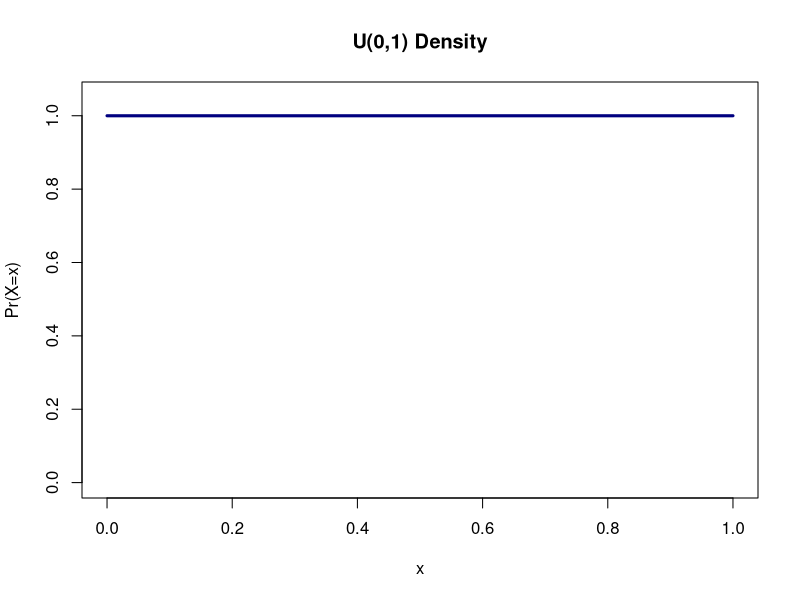
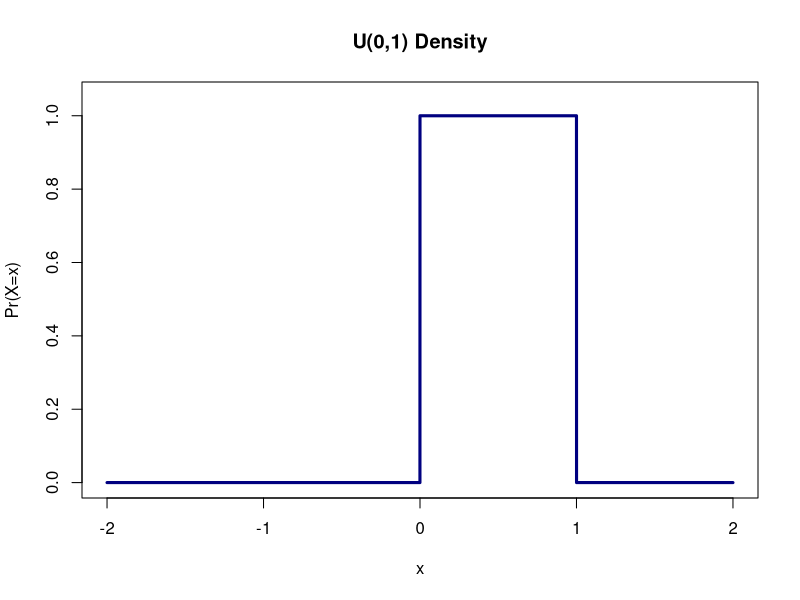
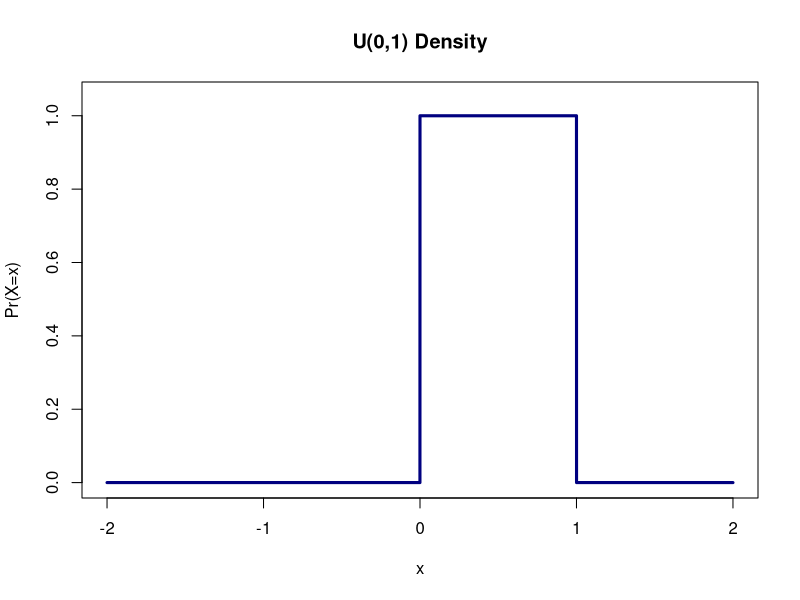
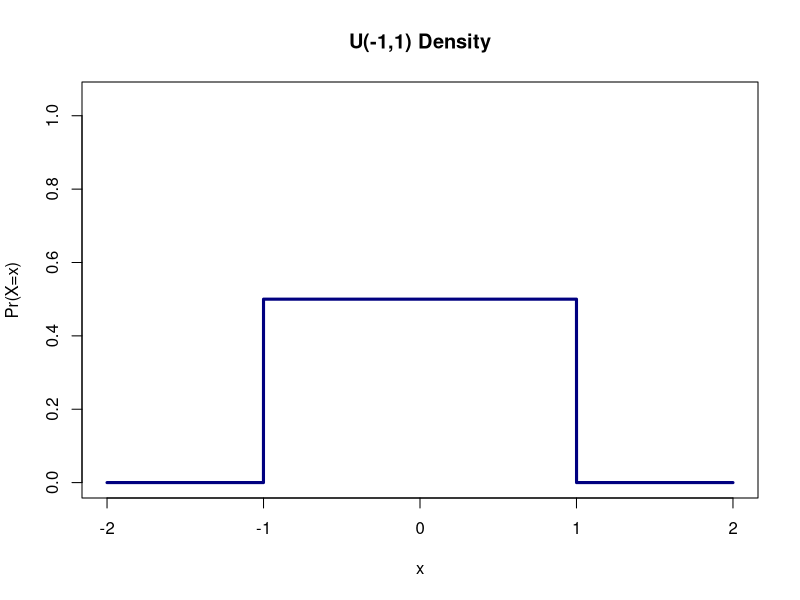
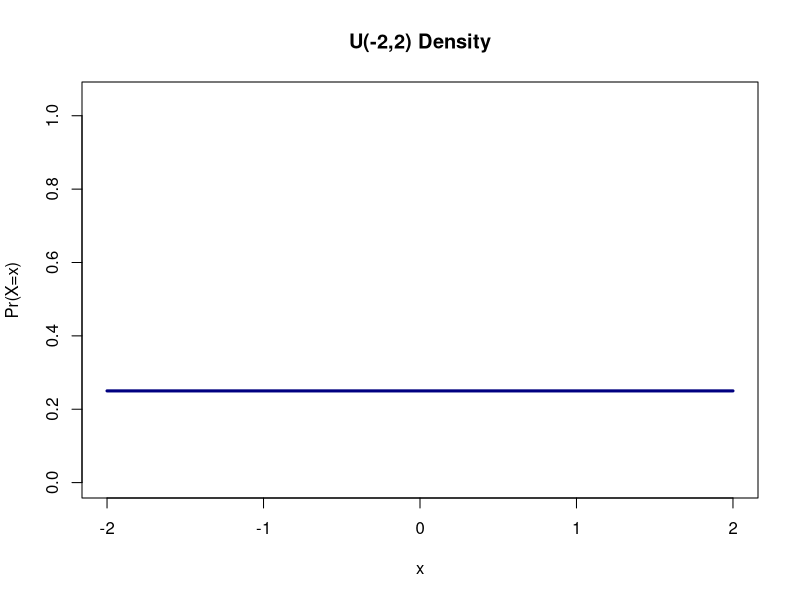
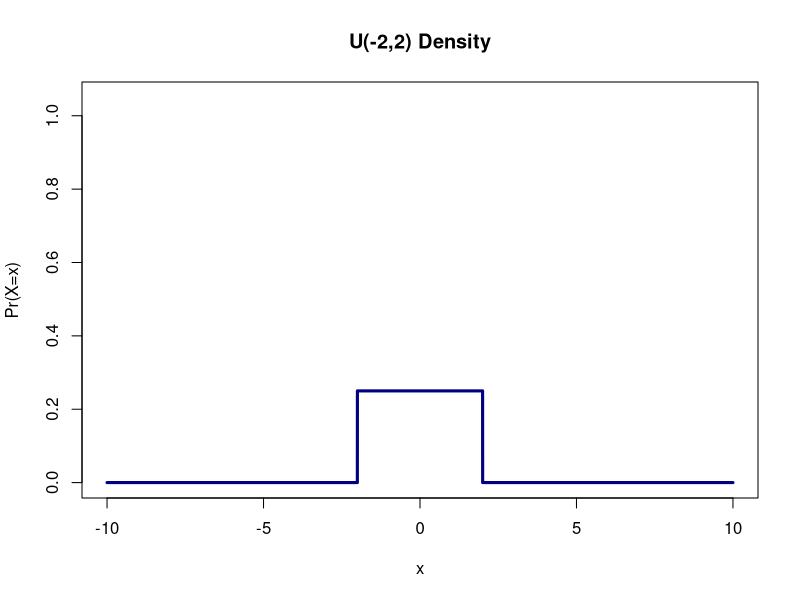
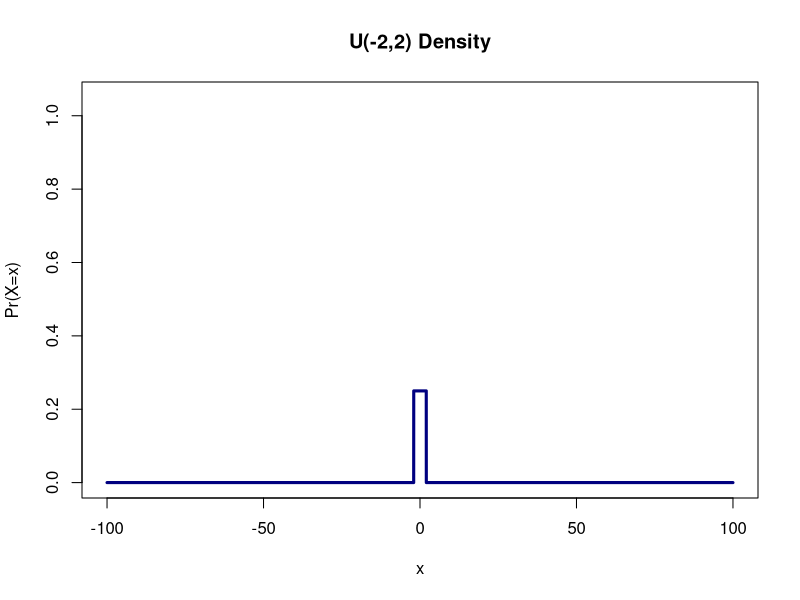
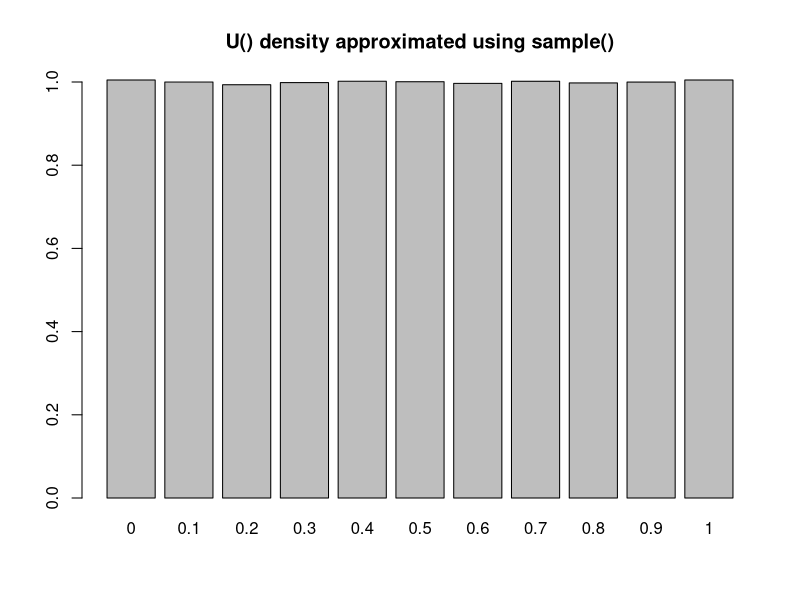

Recreate these plots in R, in order. (Note: this script raises an error after producing the figures.)
## R_Demo_Simulation_Learning_Probability_Continuous_Distributions.R
##########################################################################
## INSTRUCTOR: Christopher Fariss
## COURSE NAME: Programming and Simulation Methods for Computational Social Science (1T, 2W)
## University of Essex Summer School 2025
##
## Date: 2025-07-08
##
## Please e-mail me if you find any errors or have and suggestions
## e-mail: cjf0006@gmail.com
## e-mail: cjfariss@umich.edu
##########################################################################
## Introduction to tutorial:
##
## For this R tutorial, we will learn about:
##
## (1) Discrete probability distributions for discrete events (e.g., a coin flip; rolling a 6-sided dice).
## (2) Continuous probability distributions (e.g., SAT, GRE or LSAT scores; human weight at birth; distance from the center of the board for the beanbag toss or cornhole game)
##
## Note: This lesson contains information you will use in a program challenge this week: select one continuous and/or one discrete probability distribution from below (not including Uniform, Normal, Bernoulli, or Binomial) and describe it in detail with ## comments and R code. See the examples for Uniform, Normal, Bernoulli, or Binomial distributions below. If you select 2 distributions, make sure one is continuous and the other is discrete.
##
##########################################################################

## Recall: probability mass or probability density: this is just how much probability does each event/outcome have and it all needs to sum to 1 to be a probability measure (see the less from last week)

## What is density? Density is the relative probability of sampling an event at a specific point along the range of possible values defined by the function.

##########################################################################
## continuous probability distributions usually called density functions
##########################################################################
##
## uniform distribution
##
## The uniform distribution is a continuous distribution
##
## The sample space S for the uniform distribution, is defined so that the density for any value is the same or uniform over the range of possible values that any one element can take. Instead of directly estimating probabilities as we did above, we will instead estimate density.
##
## What is density? Density is the relative probability of sampling an event a specific point along the range of possible values defined by the function.
##
## In other words, the uniform distribution with range a to b, denoted U (a, b), has a constant probability density of 1/(b-a) for a <= y <= b and zero probability elsewhere. The standard uniform is defined so that a=0 and b=1: U(0,1),
##
## range a <= y <= b
## distribution function: 1/(b - a)
## parameters: a and b
## R function names:
## dunif
## punif
## qunif
## runif
##
## parameters:
## formula for the mean: (a + b)/2
## formula for the variance: ((b - a)^2)/12
##
## let's define our own uniform function
uniform_function <- function(x,a,b){
  ifelse(x>=a & x<=b, 1/(b - a), 0)
}

## call our user defined function
uniform_function(1,0,1)
uniform_function(1,a=0,b=2)
uniform_function(1,-1,1)
uniform_function(1,-10,10)

uniform_function(-8,0,1)
uniform_function(-8,0,2)
uniform_function(-8,-1,1)
uniform_function(-8,-10,10)

## use R's based function for a uniform distribution
dunif(1,0,1)
dunif(1,0,2)
dunif(1,-1,1)
dunif(1,-10,10)

dunif(-8,0,1)
dunif(-8,0,2)
dunif(-8,-1,1)
dunif(-8,-10,10)

## we can use the p or probability version of the uniform function built into R to answer to the following question:
## What is the probability of observing a value between 0 and 0.5 for a uniform random variable that spans the range 0 to 1?
punif(0.5,0,1)

punif(0.25,0,1)

## What is the probability of observing a value between 0.25 and 0.5 for a uniform random variable that spans the range 0 to 1?
punif(0.5,0,1) - punif(0.25,0,1)

## Graph the Uniform density function using the curve() function
curve(expr=dunif, ylab="Pr(X=x)", type="l", xlim=c(0,1), ylim=c(0,1.05), lwd=3, col="navy", main="U(0,1) Density")

curve(expr=dunif, n=10001, from=-2,to=2, ylab="Pr(X=x)", type="l", xlim=c(-2,2), ylim=c(0,1.05), lwd=3, col="navy", main="U(0,1) Density")

curve(expr=dunif(x, min = 0, max = 1), n=10001, from=-2,to=2, ylab="Pr(X=x)", type="l", xlim=c(-2,2), ylim=c(0,1.05), lwd=3, col="navy", main="U(0,1) Density")

curve(expr=dunif(x, min = -1, max = 1), n=10001, from=-2,to=2, ylab="Pr(X=x)", type="l", xlim=c(-2,2), ylim=c(0,1.05), lwd=3, col="navy", main="U(-1,1) Density")

curve(expr=dunif(x, min = -2, max = 2), n=10001, from=-2,to=2, ylab="Pr(X=x)", type="l", xlim=c(-2,2), ylim=c(0,1.05), lwd=3, col="navy", main="U(-2,2) Density")

curve(expr=dunif(x, min = -2, max = 2), n=10001, from=-10,to=10, ylab="Pr(X=x)", type="l", xlim=c(-10,10), ylim=c(0,1.05), lwd=3, col="navy", main="U(-2,2) Density")

curve(expr=dunif(x, min = -2, max = 2), n=10001, from=-100,to=100, ylab="Pr(X=x)", type="l", xlim=c(-100,100), ylim=c(0,1.05), lwd=3, col="navy", main="U(-2,2) Density")


## how many of the draws are very close to the middle of the uniform distribution? (hint: what is the proportion)
sim_n <- 10000
random_draws <- runif(sim_n,0,1)
summary(random_draws)

## as a reminder 
length(unique(c(1,2,2)))

length(unique(random_draws))

table(random_draws>=0 & random_draws<=.25)

table(random_draws>=0 & random_draws<=.25)/sim_n

table(random_draws>=0 & random_draws<=.5)/sim_n

table(random_draws>=.4 & random_draws<=.5)/sim_n

table(random_draws>=0 & random_draws<=1)/sim_n

## we can calculate the above with the p-type function in R
## the p-type function for a density function tells us the density or probability of a function at a given value along the x-axis
## the p-type function turns density into probability by calculating the area under the curve at particular points along the real-number-line
punif(.25)

punif(.25) - punif(0)

punif(.5) - punif(0)

punif(1) - punif(0)

punif(1) - punif(-1)

punif(.5) - punif(.4)


## simulation using sample()

## set parameters
a <- 0
b <- 1

## let's approximate the normal distribution with a sample() function
x <- seq(from=a, to=b, by=.1)
x


## calculate the density using the normal distribution function dnorm() which is built into R
x_dunif <- dunif(x, min=a, max=b)
x_dunif

## simulate draws from a normal distribution
sim_size <- 1000000
x_samples <- sample(x, size=sim_size, replace=TRUE, prob=x_dunif)
w <- length(unique(x_samples)) * (1/(b-a))
w
x_dunif_estimate <- table(x_samples)/(sim_size / w) ## modify by the length() of the unique values in the x sequence
x_dunif_estimate
barplot(x_dunif_estimate, main="U() density approximated using sample()", ylim=c(0,1))
MASS::truehist(x_samples, main="U() density using sample()")

## simulate draws from the uniform distribution using runif()
x_samples <- runif(sim_size, min=a, max=b)
MASS::truehist(x_samples, main="U() density using runif()")
## more optional bonus problems



##########################################################################
##
## normal distribution
##
## The normal distribution is a continuous distribution
##
## The sample space S for the normal distribution, is defined so that the density for any value along the real number line from negative infinity to positive infinity. Instead of directly estimating probabilities as we did above, as with the uniform distribution we will instead estimate density.
##
## What is density? Density is the relative probability of sampling an event at a specific point along the range of possible values defined by the function.
##
## Unlike the uniform distribution the density value for a normal distribution varies (is not uniform) for different values along the real number line.
##
##
## range:
## distribution function: 1/(sigma*sqrt(2*pi)) * exp(-(y - mu)^2/2*sigma^2)
## parameters: the mean mu and the standard deviation sigma (or the variance sigma^2)
## R function names:
## dnorm
## pnorm
## qnorm
## rnorm
##
## parameters:
## formula for the mean: mu
## formula for the variance: sigma^2
##
## let's define our own uniform function
normal_density <- function(y, mu, sigma){
  1/(sigma*sqrt(2*pi)) * exp(-(y - mu)^2/2*sigma^2)
}

## call the user defined normal density function
normal_density(y=0, mu=0, sigma=1) ## standard normal density mu=0, sd=1
normal_density(y=0, mu=1, sigma=1)
normal_density(y=-1, mu=1, sigma=1)
normal_density(y=1, mu=1, sigma=1)
normal_density(y=1.5, mu=1, sigma=1)

## use R's based function for a normal distribution
dnorm(0, mean=0, sd=1)
dnorm(0, mean=1, sd=1)
dnorm(-1, mean=1, sd=1)
dnorm(1, mean=1, sd=1)
dnorm(1.5, mean=1, sd=1)




## Remember that for a normal distribution the probability of observing a specific event or value of a variable
## changes depending on where along the real number line the value resides.

## we can use the p or probability version of the normal function built into R to answer to the following question:

## What is the probability of observing a value between negative infinity and 0 for a normally distributed random variable with mean=0 and standard deviation=1 ?
pnorm(0, mean=0, sd=1)

pnorm(1, mean=0, sd=1)


## What is the probability of observing a value between -1 and 0 for a normally distributed random variable with mean=0 and standard deviation=1 ?
pnorm(0,0,1) - pnorm(-1,0,1)


pnorm(1,0,1) - pnorm(-1,0,1)

pnorm(2,0,1) - pnorm(-2,0,1)

pnorm(1.96,0,1) - pnorm(-1.96,0,1)


## Graph the Normal density function using the curve() function
curve(expr=dnorm, ylab="Pr(X=x)", type="l", xlim=c(-4,4), ylim=c(0,1), lwd=3, col="navy", main="N(0,1) Density")

curve(expr=dnorm, ylab="Pr(X=x)", type="l", xlim=c(-8,8), ylim=c(0,1), lwd=3, col="navy", main="N(0,1) Density")

curve(expr=dnorm(x, mean=0, sd=2), ylab="Pr(X=x)", type="l", xlim=c(-4,4), ylim=c(0,1.05), lwd=3, col="navy", main="N(0,2^2) Density")

curve(expr=dnorm(x, mean=0, sd=2), ylab="Pr(X=x)", type="l", xlim=c(-8,8), ylim=c(0,1.05), lwd=3, col="navy", main="N(0,2^2) Density")

curve(expr=dnorm(x, mean=0, sd=1/2), ylab="Pr(X=x)", type="l", xlim=c(-4,4), ylim=c(0,1.05), lwd=3, col="navy", main="N(0,.5^2) Density")

curve(expr=dnorm(x, mean=0, sd=1/2), ylab="Pr(X=x)", type="l", xlim=c(-8,8), ylim=c(0,1.05), lwd=3, col="navy", main="N(0,.5^2) Density")


## graph some randomly generated numbers

par(mfrow=c(2,2))

random_draws <- rnorm(10)
random_draws
truehist(random_draws)
curve(expr=dnorm, xlim=c(-3,3), col="darkorange", add=TRUE, lwd=2)

random_draws <- rnorm(100)
truehist(random_draws)
curve(expr=dnorm, xlim=c(-3,3), col="darkorange", add=TRUE, lwd=2)

random_draws <- rnorm(1000)
truehist(random_draws)
curve(expr=dnorm, xlim=c(-3,3), col="darkorange", add=TRUE, lwd=2)

random_draws <- rnorm(10000)
truehist(random_draws)
curve(expr=dnorm, xlim=c(-3,3), col="darkorange", add=TRUE, lwd=2)

## how many of the draws are very close to the middle of the uniform distribution?
## (hint: what is the proportion)
sim_n <- 100000
random_draws <- rnorm(sim_n)

table(random_draws>-1 & random_draws<1)/sim_n

table(random_draws>-1.96 & random_draws<1.96)/sim_n

table(random_draws>-2 & random_draws<2)/sim_n

table(random_draws>-3 & random_draws<3)/sim_n

## we can calculate the above with a p-type function in R
## the p-type function for a density function tells us the density or probability of a function at a given value along the x-axis
pnorm(1) - pnorm(-1)

pnorm(1.96) - pnorm(-1.96)

pnorm(2) - pnorm(-2)

pnorm(3) - pnorm(-3)




## let's graph this to see what is happening
## load packages
pkgs <- c("MASS")
invisible(sapply(pkgs, require, character.only = TRUE))

## create sequence of real numbers, these are a set of possible values that are estimate of the mean can take
x <- seq(-3,3,.1)
x
length(x)

## set mean and variance parameters
mu <- 0
sigma <- 1
sigma_pow2 <- sigma^2

## calculate the density using the normal distribution function
## density is a probability measure
x_density <- 1/(sigma*sqrt(2*pi)) * exp(-(x - mu)^2/2*sigma^2)

## calculate the density using the normal distribution function dnorm() which is built into R
x_dnorm <- dnorm(x, mean=mu, sd=sigma)

## plot the two estimated densities to verify that they are the same
par(mfrow=c(1,1))
plot(x_density, x_dnorm)

## plot the x_density variable along each value of x defined in the sequence above:
plot(x,x_density, xlab="random variable", ylab="density")

sum(x_density)/sum(x_density)  ## this should approach as we add more values to the sequence 1 either by decreasing the interval between values in the sequence or by increasing the total range of the sequence
sum(x_density[x<=0])/sum(x_density)
sum(x_density[x<=0 & x>=-1])/sum(x_density)

pnorm(0,0,1)
pnorm(0,0,1) - pnorm(-1,0,1)


## fill in the sequence more so that the values converge on the true values from the pnorm functions
x <- seq(-6,6,.001)
x_density <- 1/(sigma*sqrt(2*pi)) * exp(-(x - mu)^2/2*sigma^2)
sum(x_density)/sum(x_density)
sum(x_density[x<=0])/sum(x_density)
sum(x_density[x<=0 & x>=-1])/sum(x_density)

sum(x_density[x<=1 & x>=-1])/sum(x_density)
sum(x_density[x<=.1 & x>=-0.1])/sum(x_density)
sum(x_density[x<=.01 & x>=-0.01])/sum(x_density)
sum(x_density[x<=.001 & x>=-0.001])/sum(x_density)
sum(x_density[x<=.0001 & x>=-0.0001])/sum(x_density)


## simulation using sample()
## let's approximate the normal distribution with a sample() function
x <- -6:6
x

## set mean and variance parameters
mu <- 0
sigma <- 1
sigma_pow2 <- sigma^2

## calculate the density using the normal distribution function dnorm() which is built into R
x_dnorm <- dnorm(x, mean=mu, sd=sigma) ## N(0,1)
x_dnorm


## simulate draws from a normal distribution
sim_size <- 10000

## approximate normal distribution using sample() function
x_samples <- sample(x, size=sim_size, replace=TRUE, prob=x_dnorm)
table(x_samples)
prob_weigth <- sim_size/sum(x_dnorm) ## calculate a weight so that the densities integrate to 1
x_dnorm_estimate <- table(x_samples)/prob_weigth ## modify with the weight
x_dnorm_estimate[names(x_dnorm_estimate)=='0'] ## approximate density when x is the mean for N(0,1)

dnorm(0)

barplot(x_dnorm_estimate, main="N() density approximated using sample()")
truehist(x_samples, main="N() density approximated using sample()")

##################################################
## sample function approximation
##################################################
## update the sequence so it is more fine grained (more values to draw)
x <- seq(from=-6, to=6, by=.5)
x

## set mean and variance parameters
mu <- 0
sigma <- 1
sigma_pow2 <- sigma^2

x_dnorm <- dnorm(x, mean=mu, sd=sigma)
x_dnorm
sim_size <- 10000

cbind(x, x_dnorm)


## approximate normal distribution using sample() function
x_samples <- sample(x, size=sim_size, replace=TRUE, prob=x_dnorm)
prob_weigth <- sim_size/sum(x_dnorm) ## calculate a weight so that the densities integrate to 1
x_dnorm_estimate <- table(x_samples)/prob_weigth ## modify with the weight
x_dnorm_estimate[names(x_dnorm_estimate)=='0'] ## approximate density when x is the mean for N(0,1)

barplot(x_dnorm_estimate, main="N() density approximated using sample()")
truehist(x_samples, main="N() density approximated using sample()")

## update the sequence so it is more fine grained (more values to draw)
x <- seq(from=-6, to=6, by=.1)
#x
x_dnorm <- dnorm(x, mean=mu, sd=sigma)
sim_size <- 10000

## approximate normal distirbution using sample() function
x_samples <- sample(x, size=sim_size, replace=TRUE, prob=x_dnorm)
prob_weigth <- sim_size/sum(x_dnorm) ## calculate a weight so that the densities integrate to 1
x_dnorm_estimate <- table(x_samples)/prob_weigth ## modify with the weight
x_dnorm_estimate[names(x_dnorm_estimate)=='0'] ## approximate density when x is the mean for N(0,1)
barplot(x_dnorm_estimate, main="N() density approximated using sample()")
truehist(x_samples, main="N() density approximated using sample()")


## simulate draws from the normal distribution using rnorm()
x_samples <- rnorm(sim_size, mean=mu, sd=sigma)
MASS::truehist(x_samples, main="N() density using rnorm()")
## more optional bonus problems



## update the sequence so it is more fine grained (more values to draw)
x <- seq(from=-10, to=10, by=.001)
#x
x_dnorm <- dnorm(x, mean=mu, sd=sigma)


sim_size <- 10000000

## approximate normal distribution using sample() function
x_samples <- sample(x, size=sim_size, replace=TRUE, prob=x_dnorm)
prob_weigth <- sim_size/sum(x_dnorm) ## calculate a weight so that the densities integrate to 1
x_dnorm_estimate <- table(x_samples)/prob_weigth ## modify with the weight
x_dnorm_estimate[names(x_dnorm_estimate)=='0'] ## approximate density when x is the mean for N(0,1)
dnorm(0,mean=mu, sd=sigma)

barplot(x_dnorm_estimate, main="N() density approximated using sample()")
truehist(x_samples, main="N() density approximated using sample()")


##########################################################################
## additional continuous probability distributions usually called density functions
##########################################################################
##
## Student's t-distribution
##
## R function names:
## dt
## pt
## qt
## rt
##
##########################################################################
## exponential distribution
##
## R function names:
## dexp
## pexp
## qexp
## rexp
##
##########################################################################
## chi-squared distribution
##
## R function names:
## dchisq
## pchisq
## qchisq
## rchisq
##
##########################################################################
## f-distribution
##
## R function names:
## df
## pf
## qf
## rf
##
##########################################################################
## gamma distribution
##
## R function names:
## dgamma
## pgamma
## qgamma
## rgamma
##
##########################################################################
## beta distributions
##
## R function names:
## dbeta
## pbeta
## qbeta
## rbeta
